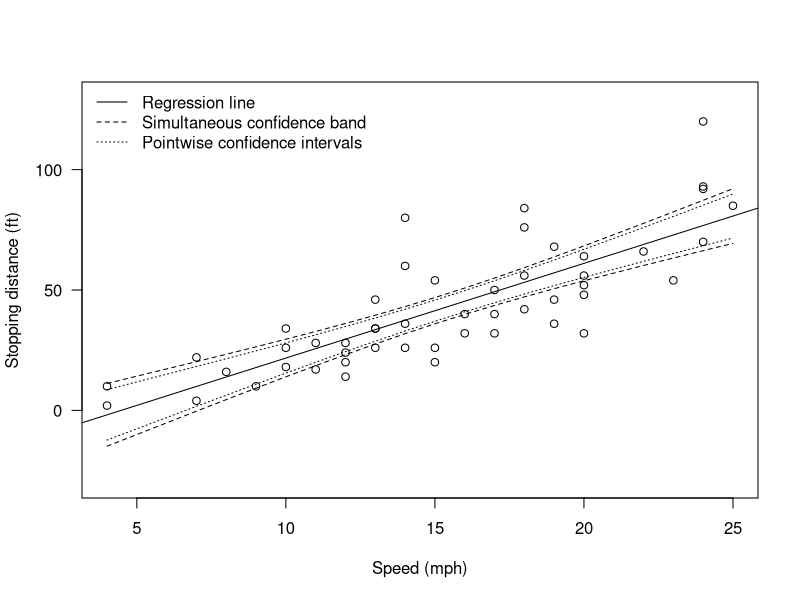

Here is the R script that generated this plot:
### R code from vignette source 'multcomp-examples.Rnw'
### Encoding: ISO8859-1

###################################################
### code chunk number 1: setup
###################################################
dig <- 4
options(width = 65, digits = dig)
library("multcomp")
set.seed(290875)


###################################################
### code chunk number 2: lm-cars
###################################################
lm.cars <- lm(dist ~ speed, data = cars)
summary(lm.cars)


###################################################
### code chunk number 3: lm-coef-vcov
###################################################
betahat <- coef(lm.cars)
Vbetahat <- vcov(lm.cars)


###################################################
### code chunk number 4: lm-K
###################################################
K <- diag(2)
Sigma <- diag(1 / sqrt(diag(K %*% Vbetahat %*% t(K)))) 
z <- Sigma %*% K %*% betahat
Cor <- Sigma %*% (K %*% Vbetahat %*% t(K)) %*% t(Sigma)                  


###################################################
### code chunk number 5: lm-partial
###################################################
library("mvtnorm")
df.cars <- nrow(cars) - length(betahat)
sapply(abs(z), function(x) 1 - pmvt(-rep(x, 2), rep(x, 2), corr = Cor, df = df.cars))


###################################################
### code chunk number 6: lm-K
###################################################
rownames(K) <- names(betahat)


###################################################
### code chunk number 7: lm-mcp
###################################################
library("multcomp")
cars.ht <- glht(lm.cars, linfct = K)
summary(cars.ht)


###################################################
### code chunk number 8: lm-confint
###################################################
confint(cars.ht)


###################################################
### code chunk number 9: nls
###################################################
DNase1 <- subset(DNase, Run == 1)
fm1DNase1 <- nls(density ~ SSlogis(log(conc), Asym, xmid, scal), DNase1)
K <- diag(3)
rownames(K) <- names(coef(fm1DNase1))
confint(glht(fm1DNase1, linfct = K))


###################################################
### code chunk number 10: nls-confint
###################################################
confint(fm1DNase1)


###################################################
### code chunk number 11: nls-cor
###################################################
cov2cor(vcov(fm1DNase1))


###################################################
### code chunk number 12: lm-band
###################################################
K <- model.matrix(lm.cars)[!duplicated(cars$speed),]
ci.cars <- confint(glht(lm.cars, linfct = K), abseps = 0.1)


###################################################
### code chunk number 13: lm-plot
###################################################
plot(cars, xlab = "Speed (mph)", ylab = "Stopping distance (ft)",
            las = 1, ylim = c(-30, 130))
abline(lm.cars)
lines(K[,2], ci.cars$confint[,"lwr"], lty = 2)
lines(K[,2], ci.cars$confint[,"upr"], lty = 2)
ci.lm <- predict(lm.cars, interval = "confidence")
lines(cars$speed, ci.lm[,"lwr"], lty = 3)
lines(cars$speed, ci.lm[,"upr"], lty = 3)
legend("topleft", lty = c(1, 2, 3), legend = c("Regression line", 
                                               "Simultaneous confidence band", 
                                               "Pointwise confidence intervals"),
       bty = "n")


###################################################
### code chunk number 14: aov-ex
###################################################
ex <- data.frame(y = rnorm(12), x = gl(3, 4, labels = LETTERS[1:3]))
aov.ex <- aov(y ~ x - 1, data = ex)
coef(aov.ex)


###################################################
### code chunk number 15: aov-Dunnett
###################################################
K <- rbind(c(-1, 1, 0),
           c(-1, 0, 1))
rownames(K) <- c("B - A", "C - A")
colnames(K) <- names(coef(aov.ex))
K


###################################################
### code chunk number 16: aov-mcp
###################################################
summary(glht(aov.ex, linfct = K))


###################################################
### code chunk number 17: aov-mcp2
###################################################
summary(glht(aov.ex, linfct = c("xB - xA = 0", "xC - xA = 0")))


###################################################
### code chunk number 18: aov-constrasts
###################################################
aov.ex2 <- aov(y ~ x, data = ex)
coef(aov.ex2)


###################################################
### code chunk number 19: aov-mm
###################################################
contr.treatment(table(ex$x))
K %*% contr.treatment(table(ex$x)) %*% coef(aov.ex2)[-1]


###################################################
### code chunk number 20: aov-contrasts-glht
###################################################
summary(glht(aov.ex2, linfct = mcp(x = K)))


###################################################
### code chunk number 21: aov-contrasts-glht2
###################################################
summary(glht(aov.ex2, linfct = mcp(x = c("B - A = 0", "C - A = 0"))))


###################################################
### code chunk number 22: aov-Tukey
###################################################
glht(aov.ex2, linfct = mcp(x = "Tukey"))


###################################################
### code chunk number 23: aov-Tukey2
###################################################
glht(aov.ex, linfct = mcp(x = "Tukey"))


###################################################
### code chunk number 24: twoway-mod
###################################################
mod <- lm(breaks ~ wool + tension, data = warpbreaks)


###################################################
### code chunk number 25: twoway-K
###################################################
K1 <- glht(mod, mcp(wool = "Tukey"))$linfct
K2 <- glht(mod, mcp(tension = "Tukey"))$linfct


###################################################
### code chunk number 26: twoway-sim
###################################################
summary(glht(mod, linfct = rbind(K1, K2)))


###################################################
### code chunk number 27: twowayi-mod
###################################################
mod <- lm(breaks ~ wool * tension, data = warpbreaks)


###################################################
### code chunk number 28: twowayi-mod2
###################################################
tmp <- expand.grid(tension = unique(warpbreaks$tension),
                   wool = unique(warpbreaks$wool))
X <- model.matrix(~ wool * tension, data = tmp)
glht(mod, linfct = X)


###################################################
### code chunk number 29: twowayi-mod3
###################################################
predict(mod, newdata = tmp)


###################################################
### code chunk number 30: twowayi-K
###################################################
Tukey <- contrMat(table(warpbreaks$tension), "Tukey")
K1 <- cbind(Tukey, matrix(0, nrow = nrow(Tukey), ncol = ncol(Tukey)))
rownames(K1) <- paste(levels(warpbreaks$wool)[1], rownames(K1), sep = ":")
K2 <- cbind(matrix(0, nrow = nrow(Tukey), ncol = ncol(Tukey)), Tukey)
rownames(K2) <- paste(levels(warpbreaks$wool)[2], rownames(K1), sep = ":")
K <- rbind(K1, K2) 
colnames(K) <- c(colnames(Tukey), colnames(Tukey))


###################################################
### code chunk number 31: twowayi-sim
###################################################
summary(glht(mod, linfct = K %*% X))


###################################################
### code chunk number 32: twowayi-eff
###################################################
K %*% predict(mod, newdata = tmp)


###################################################
### code chunk number 33: cellmeans
###################################################
warpbreaks$tw <- with(warpbreaks, interaction(tension, wool))
cell <- lm(breaks ~ tw - 1, data = warpbreaks)
summary(glht(cell, linfct = K))
